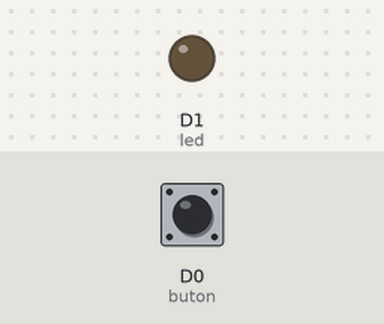
A sketch run on a simulated ESP8266 (NodeMCU). Parts: output pins drawn as LEDs (lit = HIGH). Inputs (shaded band) come from the test bench; at power-on: D0 (buton) LOW.

Above: at 1.2 s.
1.3 s: D0 (buton) pulled HIGH for 0.15 s
At 1.37 s:
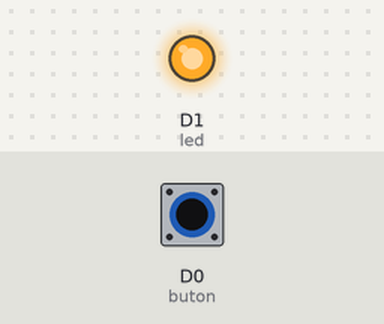
2.9 s: D0 (buton) pulled HIGH for 3.2 s
At 6.5 s:
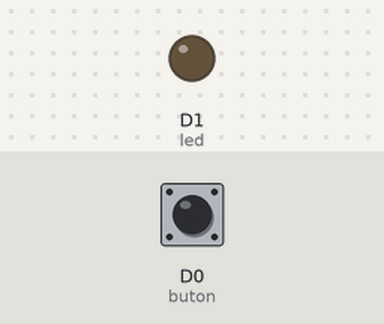
Timing chart, 0 to 8.0 s (numbered marks = the images above; inputs shaded):
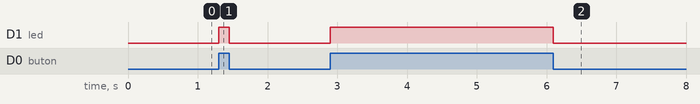

Measured:
- after the input at 1.3 s, D1 (led): LOW → HIGH at once, → LOW 0.15 s later
- after the input at 2.9 s, D1 (led): LOW → HIGH at once, → LOW 3.2 s later

The sketch:

sketch_jan1b.ino
```cpp
#define led D1
#define buton D0
void setup() {
  pinMode(led, OUTPUT);
  pinMode(buton, INPUT);
}
void loop() {
  if (digitalRead(buton) == 1) {
    digitalWrite(led, HIGH);
  } else
    digitalWrite(led, LOW);
}
```
